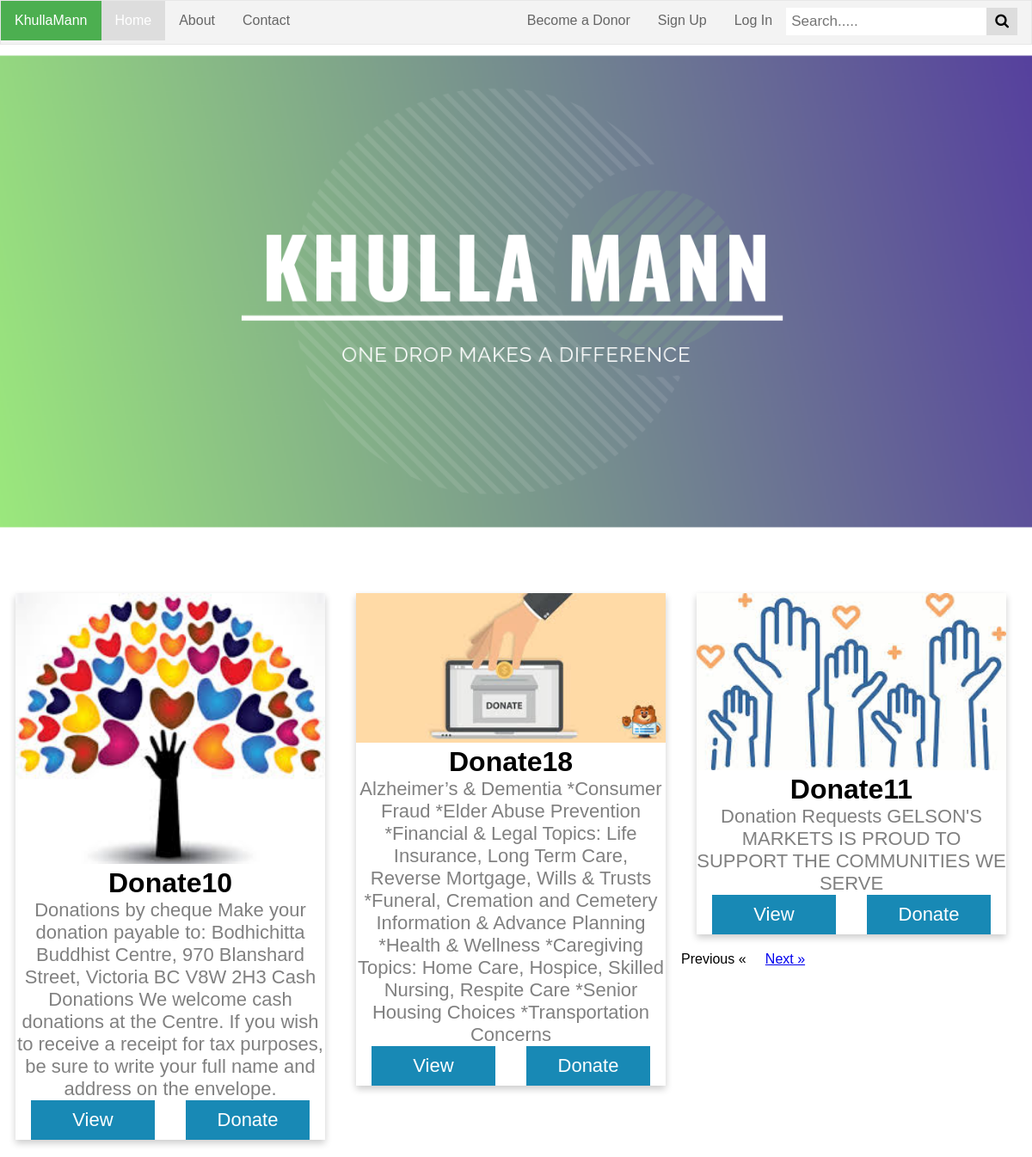
The page / on the database its author committed.
### tables this page shows
CREATE TABLE `donation_post` (
  `post_id` int(11) NOT NULL,
  `file_path` text NOT NULL,
  `title` varchar(20) NOT NULL,
  `bio` text NOT NULL,
  `description` text NOT NULL,
  `post_date` date NOT NULL,
  `post_time` time NOT NULL,
  `donee_id` int(11) DEFAULT NULL,
  `flag` tinyint(1) NOT NULL
);

### show.php (the view, shortened to what this page needs)
<?php
function showAll(){
include'src/db/connection.php';
$perpage = 3;
if(isset($_GET['id'])){
    $start = $_GET['id'];
}else{
    $start = 0;
}
$count = mysqli_query($conn,"SELECT COUNT(post_id) FROM donation_post");
$rows = mysqli_fetch_array($count);
$TotalRec=$rows['COUNT(post_id)'];
$query = "SELECT * FROM `donation_post`order by post_date asc, post_time asc LIMIT $start, $perpage";
    $result = mysqli_query($conn,$query);
    while($row = $result->fetch_assoc()){
    echo "<div class='card'>
       <a href='post.php?value_key=".$row["post_id"]."'><img src='".$row['file_path']."' style='width:100%'></a>
        <h1>".$row['title']."</h1>
        <p class='bio'>".$row['bio']."</p>
        <a href='post.php?value_key=".$row["post_id"]."'><button id='viewbtn'>View</button></a>
        <a href='LoginForm.php'><button id='donatebtn'>Donate</button></a>
    </div>";
}
if($start == 0){
    echo "Previous &laquo;";
}else{
    echo "<a href=index.php?id=" . ($start - 3) . ">Previous &laquo;</a>";
}
if($start >= $TotalRec-3){
    echo "Next &raquo;";
}else{
    echo "<a href=index.php?id=". ($start + 3) ." >Next &raquo;</a>";
}
}
?>

### index.php (shortened to what this page needs)
<!DOCTYPE html>
<html>
<head>
  <link rel="stylesheet" type="text/css" href="src/css/homepage.css">
</head>
<body>
  <div style="margin-top: 50px;">
      <img  src="src/images/Khullamann.png" style="width: 100%;">
    </div>
    <br>
    <div class="content">
     <?php
     include'show.php';
     showAll();  ?>
</body>
</html>

### src/css/homepage.css (style rules this page uses)
.content { margin: 20px 0 20px 0; width: 100%; height: 500px; }
.card { float: left; position: relative; margin: 20px 1.5%; box-shadow: 0 4px 8px 0 rgba(0,0,0,0.2); transition: 0.3s; width: 30%; text-align: center; font-family: arial; max-height: inherit; }
.bio { color: grey; font-size: 22px; }
.card button { margin: 0px 5%; border: none; outline: 0; padding: 10px; color: white; background-color: #1889B5; text-align: center; cursor: pointer; width: 40%; font-size: 22px ; }
#viewbtn { float: left; }
#donatebtn { float: left; }

### rows shown on the page
donation_post: shows a picture, title "Donate10", bio "Donations by cheque Make your donation payable to: Bodhichitta Buddhist Centre, 970 Blanshard Street, Victoria BC V8W 2H3 Cash Donations We welcome cash donations at the Centre. If you wish to receive a receipt for tax purposes, be sure to write your full name and address on the envelope."
donation_post: shows a picture, title "Donate18", bio "Alzheimer’s & Dementia *Consumer Fraud *Elder Abuse Prevention *Financial & Legal Topics: Life Insurance, Long Term Care, Reverse Mortgage, Wills & Trusts *Funeral, Cremation and Cemetery Information & Advance Planning *Health & Wellness *Caregiving Topics: Home Care, Hospice, Skilled Nursing, Respite Care *Senior Housing Choices *Transportation Concerns"
donation_post: shows a picture, title "Donate11", bio "Donation Requests GELSON'S MARKETS IS PROUD TO SUPPORT THE COMMUNITIES WE SERVE"
